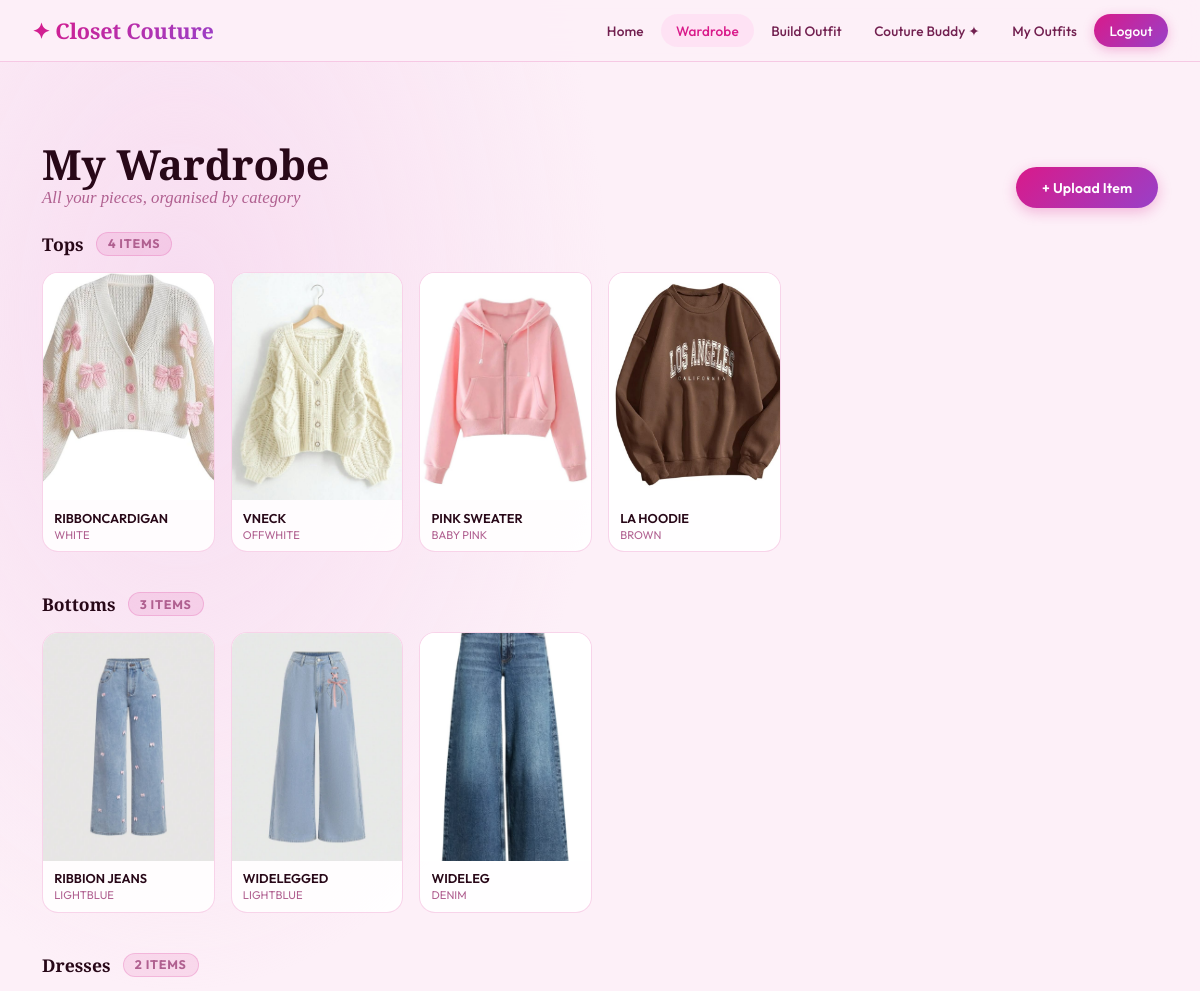
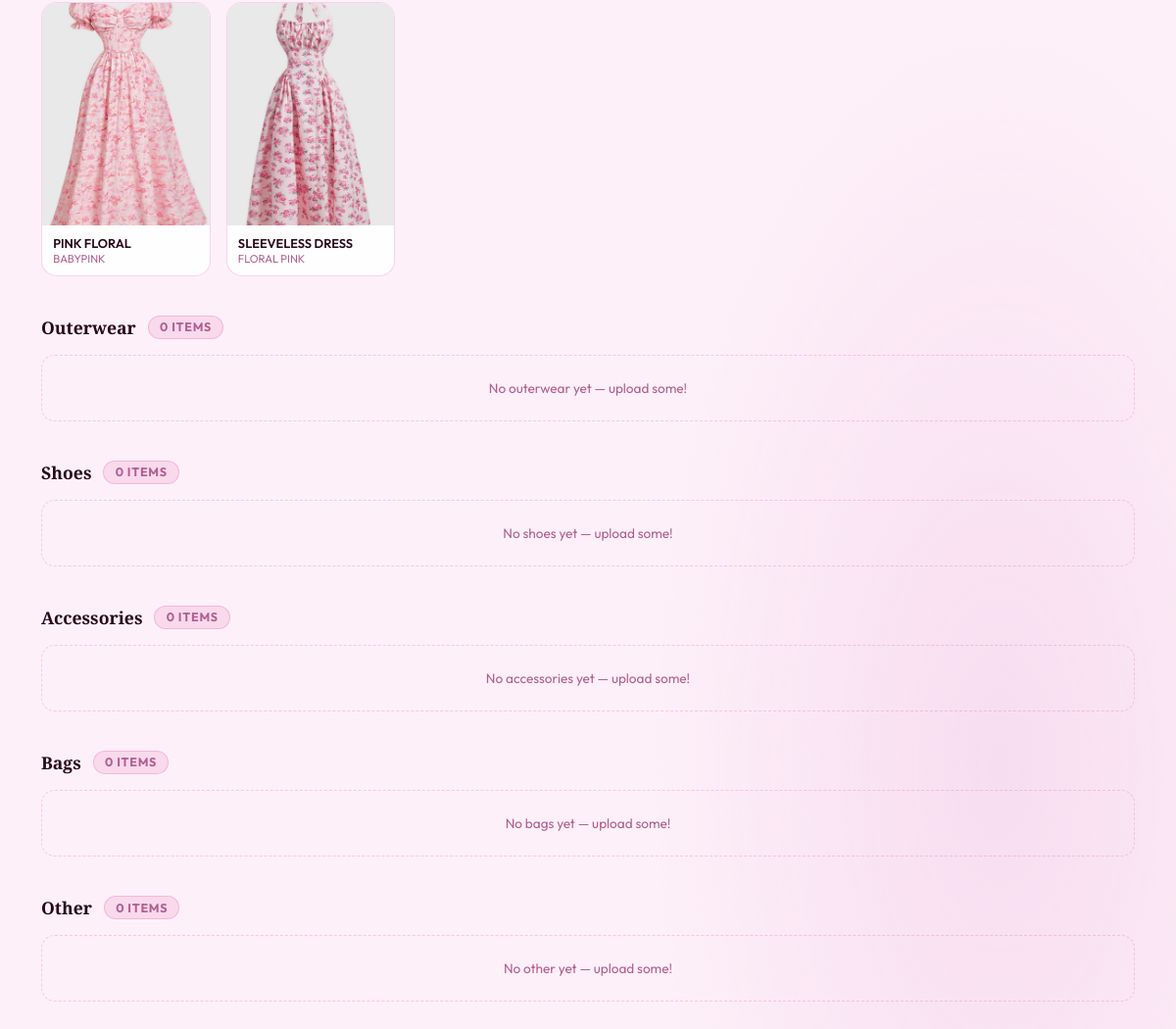
The page /wardrobe (signed in) on the database its author committed (2 pictures, top to bottom).
### app.py (models this page shows)
class ClothingItem(db.Model):
    id         = db.Column(db.Integer, primary_key=True)
    user_id    = db.Column(db.Integer, db.ForeignKey('user.id'), nullable=False)
    name       = db.Column(db.String(100), nullable=False)
    category   = db.Column(db.String(50),  nullable=False)
    color      = db.Column(db.String(50))
    image_path = db.Column(db.String(200))
    created_at = db.Column(db.DateTime, default=datetime.utcnow)

### app.py (the view)
@app.route('/wardrobe')
def wardrobe():
    if 'user_id' not in session: return redirect(url_for('login'))
    user    = db.session.get(User, session['user_id'])
    clothes = ClothingItem.query.filter_by(user_id=user.id).order_by(
              ClothingItem.category, ClothingItem.created_at.desc()).all()
    by_cat  = {c: [x for x in clothes if x.category==c] for c in CATEGORIES}
    return render_template('wardrobe.html', user=user, by_cat=by_cat,
                           categories=CATEGORIES, gender=user.gender, item_img_url=item_img_url)

### app.py (called while the page is built)
def item_img_url(path):
    if path and os.path.exists(os.path.join('static', 'uploads', path)):
        return url_for('static', filename=f'uploads/{path}')
    return None

### templates/wardrobe.html (shortened to what this page needs)
{% extends 'base.html' %}
{% block content %}
<div class="container">
  <div class="ward-header">
    <div>
      <h1 class="display">My Wardrobe</h1>
      <p class="serif-italic">All your pieces, organised by category</p>
    </div>
    <button class="btn btn-primary" onclick="openUpload()">+ Upload Item</button>
  </div>
  {% for cat in categories %}
  <div class="cat-section" id="{{ cat }}">
    <div class="cat-header">
      <h3>{{ cat }}</h3>
      <span class="cat-count badge">{{ by_cat[cat]|length }} items</span>
    </div>
    {% if by_cat[cat] %}
    <div class="clothes-grid" id="grid-{{ cat }}">
      {% for item in by_cat[cat] %}
      <div class="cloth-card" data-id="{{ item.id }}" data-cat="{{ item.category }}">
        {% if item.image_path and item_img_url(item.image_path) %}
          <img src="{{ item_img_url(item.image_path) }}" alt="{{ item.name }}">
        {% else %}
          <div class="no-img">{{ '👗' if cat=='Dresses' else '👔' if cat=='Tops' else '👖' if cat=='Bottoms' else '🧥' if cat=='Outerwear' else '👠' if cat=='Shoes' else '👜' if cat=='Bags' else '💍' if cat=='Accessories' else '🧺' }}</div>
        {% endif %}
        <div class="ci">
          <div class="cn">{{ item.name }}</div>
          <div class="cc">{{ item.color or cat }}</div>
        </div>
      </div>
      {% endfor %}
    </div>
    {% else %}
    <div class="empty-cat" id="grid-{{ cat }}">No {{ cat|lower }} yet — upload some!</div>
    {% endif %}
  </div>
  {% endfor %}
</div>
{% endblock %}

### templates/base.html (shortened to what this page needs)
<!DOCTYPE html>
<html lang="en">
<head>
</head>
<body class="theme-{{ gender or '' }}">
{% if session.get('user_id') %}
<nav>
  <a href="{{ url_for('dashboard') }}" class="nav-brand">✦ Closet Couture</a>
  <div class="nav-links">
    <a href="{{ url_for('dashboard') }}" {% if request.endpoint=='dashboard' %}class="active"{% endif %}><span>Home</span></a>
    <a href="{{ url_for('wardrobe') }}" {% if request.endpoint=='wardrobe' %}class="active"{% endif %}><span>Wardrobe</span></a>
    <a href="{{ url_for('builder') }}" {% if request.endpoint=='builder' %}class="active"{% endif %}><span>Build Outfit</span></a>
    <a href="{{ url_for('couture_buddy') }}" {% if request.endpoint=='couture_buddy' %}class="active"{% endif %}><span>Couture Buddy ✦</span></a>
    <a href="{{ url_for('outfits_gallery') }}" {% if request.endpoint=='outfits_gallery' %}class="active"{% endif %}><span>My Outfits</span></a>
    <a href="{{ url_for('logout') }}" class="nav-cta btn">Logout</a>
  </div>
</nav>
{% endif %}
<div class="page">{% block content %}{% endblock %}</div>
</body>
</html>

### templates/base.html (style rules this page uses)
body.theme-female { --bg: #FDF0F8; --bg2: #F7DCF0; --surface: rgba(255,255,255,0.88); --surface2: rgba(255,215,240,0.55); --a1: #D91A8A; --a2: #9940C8; --a3: #FF6DB6; --a4: #C880F0; --txt: #280818; --txt2: #722050; --txt3: #B06090; --border: rgba(217,26,138,0.18); --glow: rgba(217,26,138,0.28); --navbg: rgba(253,240,248,0.94); --shadow: 0 6px 28px rgba(217,26,138,0.13); --grad: linear-gradient(135deg,#D91A8A 0%,#9940C8 100%); --gradsoft: linear-gradient(135deg,#F7B8DE 0%,#D8A0E8 50%,#B880F0 100%); --cat-chip: rgba(217,26,138,0.10); }
body { --bg:#F5EFFF;--bg2:#EAE0FF;--surface:rgba(255,255,255,0.9);--surface2:rgba(220,210,255,0.5); --a1:#6030B0;--a2:#9060D8;--a3:#C090F0;--a4:#E0C8FF;--txt:#1A0840;--txt2:#4A2890; --txt3:#8060B8;--border:rgba(96,48,176,0.18);--glow:rgba(96,48,176,0.25); --navbg:rgba(245,239,255,0.94);--shadow:0 6px 28px rgba(96,48,176,0.12); --grad:linear-gradient(135deg,#6030B0,#3A1870);--gradsoft:linear-gradient(135deg,#C8B0F0,#A080D8,#7850C0); --cat-chip:rgba(96,48,176,0.09); }
*,*::before,*::after { box-sizing:border-box;margin:0;padding:0 }
body { background:var(--bg);color:var(--txt);font-family:'Outfit',sans-serif;min-height:100vh;overflow-x:hidden }
body::before { content:'';position:fixed;inset:0; background:radial-gradient(ellipse 55% 50% at 15% 15%,var(--bg2) 0%,transparent 65%), radial-gradient(ellipse 45% 55% at 85% 85%,var(--bg2) 0%,transparent 65%); pointer-events:none;z-index:0 }
nav { position:fixed;top:0;left:0;right:0;z-index:1000;height:62px; background:var(--navbg);backdrop-filter:blur(18px); border-bottom:1px solid var(--border); display:flex;align-items:center;justify-content:space-between;padding:0 2rem }
.nav-brand { font-family:'Bodoni Moda',serif;font-size:1.35rem;font-weight:900; background:var(--grad);-webkit-background-clip:text;-webkit-text-fill-color:transparent; background-clip:text;text-decoration:none;letter-spacing:-0.01em }
.nav-links { display:flex;gap:2px;align-items:center }
.nav-links a { color:var(--txt2);text-decoration:none;font-size:.85rem;font-weight:500; padding:.45rem .95rem;border-radius:50px;transition:all .2s;letter-spacing:.01em }
.nav-links a:hover,.nav-links a.active { background:var(--surface2);color:var(--a1) }
.nav-links .nav-cta { background:var(--grad);color:#fff !important; -webkit-text-fill-color:#fff !important;box-shadow:0 3px 12px var(--glow) }
.page { padding-top:78px;min-height:100vh;position:relative;z-index:1 }
.container { max-width:1180px;margin:0 auto;padding:2rem }
.btn { display:inline-flex;align-items:center;gap:.45rem;padding:.7rem 1.6rem; border-radius:50px;border:none;cursor:pointer;font-family:'Outfit',sans-serif; font-size:.88rem;font-weight:600;transition:all .22s;text-decoration:none;letter-spacing:.01em }
.btn-primary { background:var(--grad);color:#fff;box-shadow:0 4px 14px var(--glow) }
.display { font-family:'Bodoni Moda',serif;font-size:2.6rem;font-weight:900; line-height:1.1;color:var(--txt) }
.serif-italic { font-family:'Cormorant',serif;font-style:italic;color:var(--txt3);font-size:1.05rem }
.badge { display:inline-block;padding:.22rem .7rem;border-radius:50px;font-size:.72rem; font-weight:700;text-transform:uppercase;letter-spacing:.06em; background:var(--cat-chip);color:var(--a1);border:1px solid var(--border) }
.clothes-grid { display:grid;grid-template-columns:repeat(auto-fill,minmax(150px,1fr));gap:1rem }
.cloth-card { background:var(--surface);border:1.5px solid var(--border);border-radius:16px; overflow:hidden;cursor:pointer;transition:all .28s;position:relative;user-select:none }
.cloth-card img { width:100%;aspect-ratio:3/4;object-fit:cover;display:block }
.cloth-card .ci { padding:.6rem .7rem }
.cloth-card .ci .cn { font-size:.8rem;font-weight:600;color:var(--txt); white-space:nowrap;overflow:hidden;text-overflow:ellipsis }
.cloth-card .ci .cc { font-size:.7rem;color:var(--txt3);margin-top:.1rem }
.cat-header { display:flex;align-items:center;gap:.75rem;margin-bottom:1rem }
.cat-header h3 { font-family:'Bodoni Moda',serif;font-size:1.1rem;font-weight:700;color:var(--txt) }
.cat-count { font-size:.78rem;color:var(--txt3) }

### templates/wardrobe.html (style rules this page uses)
.ward-header { padding:2rem 0 1.5rem;display:flex;align-items:flex-end;justify-content:space-between;flex-wrap:wrap;gap:1rem }
.cat-section { margin-bottom:2.5rem }
.empty-cat { padding:1.5rem;text-align:center;color:var(--txt3);font-size:.85rem; border:1.5px dashed var(--border);border-radius:14px }

### rows shown on the page
ClothingItem: image_path (picture), name "RIBBONCARDIGAN", color "WHITE"
ClothingItem: image_path (picture), name "VNECK", color "OFFWHITE"
ClothingItem: image_path (picture), name "PINK SWEATER", color "BABY PINK"
ClothingItem: image_path (picture), name "LA HOODIE", color "BROWN"
ClothingItem: image_path (picture), name "RIBBION JEANS", color "LIGHTBLUE"
ClothingItem: image_path (picture), name "WIDELEGGED", color "LIGHTBLUE"
ClothingItem: image_path (picture), name "WIDELEG", color "DENIM"
ClothingItem: image_path (picture), name "PINK FLORAL", color "BABYPINK"
ClothingItem: image_path (picture), name "SLEEVELESS DRESS", color "FLORAL PINK"

### other values the page prints
{{ cat }} "Tops" "Bottoms" "Dresses" "Outerwear" "Shoes" "Accessories" "Bags" "Other"
{{ by_cat[cat]|length }} "4" "3" "2" "0" "0" "0" "0" "0"
{{ cat|lower }} "outerwear" "shoes" "accessories" "bags" "other"
